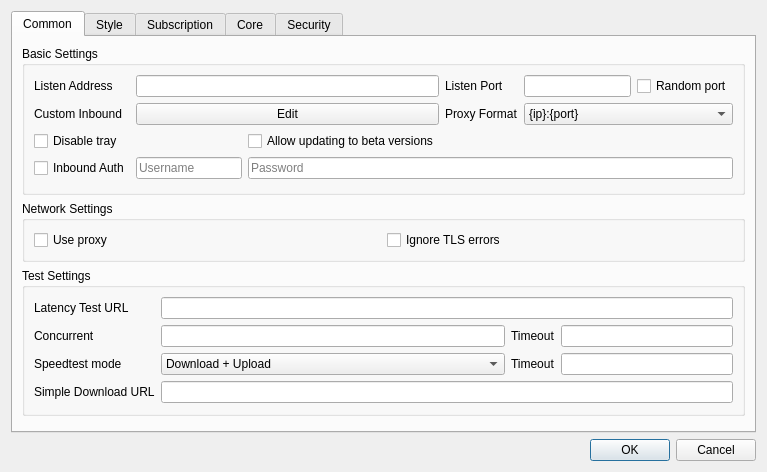
<?xml version="1.0" encoding="UTF-8"?>
<ui version="4.0">
 <class>DialogBasicSettings</class>
 <widget class="QDialog" name="DialogBasicSettings">
  <property name="geometry">
   <rect>
    <x>0</x>
    <y>0</y>
    <width>767</width>
    <height>472</height>
   </rect>
  </property>
  <property name="sizePolicy">
   <sizepolicy hsizetype="Preferred" vsizetype="Preferred">
    <horstretch>0</horstretch>
    <verstretch>0</verstretch>
   </sizepolicy>
  </property>
  <property name="windowTitle">
   <string>Basic Settings</string>
  </property>
  <layout class="QGridLayout" name="gridLayout">
   <item row="0" column="3">
    <widget class="QTabWidget" name="tabWidget">
     <property name="minimumSize">
      <size>
       <width>0</width>
       <height>414</height>
      </size>
     </property>
     <property name="currentIndex">
      <number>0</number>
     </property>
     <widget class="QWidget" name="tab_1">
      <attribute name="title">
       <string>Common</string>
      </attribute>
      <layout class="QVBoxLayout" name="verticalLayout_2">
       <item>
        <widget class="QGroupBox" name="groupBox_5">
         <property name="title">
          <string>Basic Settings</string>
         </property>
         <layout class="QGridLayout" name="gridLayout_9">
          <item row="2" column="2">
           <widget class="QCheckBox" name="allow_beta">
            <property name="text">
             <string>Allow updating to beta versions</string>
            </property>
           </widget>
          </item>
          <item row="1" column="0">
           <widget class="QLabel" name="label_11">
            <property name="text">
             <string>Custom Inbound</string>
            </property>
           </widget>
          </item>
          <item row="0" column="4">
           <widget class="QLineEdit" name="inbound_socks_port">
            <property name="sizePolicy">
             <sizepolicy hsizetype="Preferred" vsizetype="Fixed">
              <horstretch>0</horstretch>
              <verstretch>0</verstretch>
             </sizepolicy>
            </property>
           </widget>
          </item>
          <item row="0" column="3">
           <widget class="QLabel" name="inbound_socks_port_l">
            <property name="toolTip">
             <string>&lt;html&gt;&lt;head/&gt;&lt;body&gt;&lt;p&gt;Socks
                                                                + HTTP Proxy&lt;/p&gt;&lt;/body&gt;&lt;/html&gt;
                                                            </string>
            </property>
            <property name="text">
             <string>Listen Port</string>
            </property>
           </widget>
          </item>
          <item row="1" column="1" colspan="2">
           <widget class="QPushButton" name="custom_inbound_edit">
            <property name="text">
             <string>Edit</string>
            </property>
           </widget>
          </item>
          <item row="2" column="0">
           <widget class="QCheckBox" name="disable_tray">
            <property name="sizePolicy">
             <sizepolicy hsizetype="Preferred" vsizetype="Fixed">
              <horstretch>0</horstretch>
              <verstretch>0</verstretch>
             </sizepolicy>
            </property>
            <property name="toolTip">
             <string>Prevents the app from minimizing to the tray when the window is closed. The app will exit instead</string>
            </property>
            <property name="text">
             <string>Disable tray</string>
            </property>
           </widget>
          </item>
          <item row="0" column="1" colspan="2">
           <widget class="QLineEdit" name="inbound_address"/>
          </item>
          <item row="0" column="5">
           <widget class="QCheckBox" name="random_listen_port">
            <property name="toolTip">
             <string>&lt;html&gt;&lt;head/&gt;&lt;body&gt;&lt;p&gt;Selects a random available port on every run&lt;/p&gt;&lt;/body&gt;&lt;/html&gt;</string>
            </property>
            <property name="text">
             <string>Random port</string>
            </property>
           </widget>
          </item>
          <item row="0" column="0">
           <widget class="QLabel" name="label">
            <property name="text">
             <string>Listen Address</string>
            </property>
           </widget>
          </item>
          <item row="1" column="3">
           <widget class="QLabel" name="proxy_scheme_l">
            <property name="text">
             <string>Proxy Format</string>
            </property>
           </widget>
          </item>
          <item row="1" column="4" colspan="2">
           <widget class="QComboBox" name="proxy_scheme">
            <item>
             <property name="text">
              <string notr="true">{ip}:{port}</string>
             </property>
            </item>
            <item>
             <property name="text">
              <string notr="true">http://{ip}:{port}</string>
             </property>
            </item>
            <item>
             <property name="text">
              <string notr="true">socks={ip}:{port}</string>
             </property>
            </item>
           </widget>
          </item>
          <item row="3" column="0">
           <widget class="QCheckBox" name="inbound_auth">
            <property name="toolTip">
             <string>Require username/password for inbound connections. Protects against unauthorized access when listening on LAN.</string>
            </property>
            <property name="text">
             <string>Inbound Auth</string>
            </property>
           </widget>
          </item>
          <item row="3" column="1">
           <widget class="QLineEdit" name="inbound_username">
            <property name="placeholderText">
             <string>Username</string>
            </property>
           </widget>
          </item>
          <item row="3" column="2" colspan="4">
           <widget class="QLineEdit" name="inbound_password">
            <property name="placeholderText">
             <string>Password</string>
            </property>
            <property name="echoMode">
             <enum>QLineEdit::Password</enum>
            </property>
           </widget>
          </item>
         </layout>
        </widget>
       </item>
       <item>
        <widget class="QGroupBox" name="groupBox_3">
         <property name="sizePolicy">
          <sizepolicy hsizetype="Preferred" vsizetype="Maximum">
           <horstretch>0</horstretch>
           <verstretch>0</verstretch>
          </sizepolicy>
         </property>
         <property name="title">
          <string>Network Settings</string>
         </property>
         <layout class="QHBoxLayout" name="horizontalLayout_11">
          <item>
           <widget class="QCheckBox" name="net_use_proxy">
            <property name="text">
             <string>Use proxy</string>
            </property>
           </widget>
          </item>
          <item>
           <widget class="QCheckBox" name="net_insecure">
            <property name="text">
             <string>Ignore TLS errors</string>
            </property>
           </widget>
          </item>
         </layout>
        </widget>
       </item>
       <item>
        <widget class="QGroupBox" name="groupBox1">
         <property name="title">
          <string>Test Settings</string>
         </property>
         <layout class="QGridLayout" name="gridLayout_3" columnstretch="0,2,0,1">
          <item row="1" column="1">
           <widget class="QLineEdit" name="test_concurrent"/>
          </item>
          <item row="3" column="0">
           <widget class="QLabel" name="label_16">
            <property name="text">
             <string>Simple Download URL</string>
            </property>
           </widget>
          </item>
          <item row="2" column="1">
           <widget class="QComboBox" name="speedtest_mode">
            <item>
             <property name="text">
              <string>Download + Upload</string>
             </property>
            </item>
            <item>
             <property name="text">
              <string>Only Download</string>
             </property>
            </item>
            <item>
             <property name="text">
              <string>Only Upload</string>
             </property>
            </item>
            <item>
             <property name="text">
              <string>Simple Download</string>
             </property>
            </item>
            <item>
             <property name="text">
              <string>Only Country</string>
             </property>
            </item>
           </widget>
          </item>
          <item row="0" column="0">
           <widget class="QLabel" name="label_13">
            <property name="text">
             <string>Latency Test URL</string>
            </property>
           </widget>
          </item>
          <item row="2" column="0">
           <widget class="QLabel" name="label_12">
            <property name="text">
             <string>Speedtest mode</string>
            </property>
           </widget>
          </item>
          <item row="1" column="0">
           <widget class="QLabel" name="label_14">
            <property name="text">
             <string>Concurrent</string>
            </property>
           </widget>
          </item>
          <item row="2" column="2">
           <widget class="QLabel" name="label_19">
            <property name="toolTip">
             <string>&lt;html&gt;&lt;head/&gt;&lt;body&gt;&lt;p&gt;timeout in milliseconds&lt;br/&gt;applies to all tests individually&lt;/p&gt;&lt;/body&gt;&lt;/html&gt;</string>
            </property>
            <property name="text">
             <string>Timeout</string>
            </property>
           </widget>
          </item>
          <item row="1" column="3">
           <widget class="QLineEdit" name="url_timeout"/>
          </item>
          <item row="1" column="2">
           <widget class="QLabel" name="label_22">
            <property name="toolTip">
             <string>&lt;html&gt;&lt;head/&gt;&lt;body&gt;&lt;p&gt;Timeout for URLtest in ms&lt;br/&gt;Note that muxed connections take a much longer time for their initial request, and setting this value too low will cause the test to falsely report that the config is not working&lt;/p&gt;&lt;/body&gt;&lt;/html&gt;</string>
            </property>
            <property name="text">
             <string>Timeout</string>
            </property>
           </widget>
          </item>
          <item row="2" column="3">
           <widget class="QLineEdit" name="test_timeout"/>
          </item>
          <item row="0" column="1" colspan="3">
           <widget class="QLineEdit" name="test_latency_url"/>
          </item>
          <item row="3" column="1" colspan="3">
           <widget class="QLineEdit" name="simple_down_url"/>
          </item>
         </layout>
        </widget>
       </item>
       <item>
        <widget class="QWidget" name="horizontalWidget_1" native="true">
         <property name="sizePolicy">
          <sizepolicy hsizetype="Preferred" vsizetype="Maximum">
           <horstretch>0</horstretch>
           <verstretch>0</verstretch>
          </sizepolicy>
         </property>
         <layout class="QHBoxLayout" name="horizontalLayout_2">
          <property name="leftMargin">
           <number>0</number>
          </property>
          <property name="topMargin">
           <number>0</number>
          </property>
          <property name="rightMargin">
           <number>0</number>
          </property>
          <property name="bottomMargin">
           <number>0</number>
          </property>
         </layout>
        </widget>
       </item>
      </layout>
     </widget>
     <widget class="QWidget" name="tab_2">
      <attribute name="title">
       <string>Style</string>
      </attribute>
      <layout class="QGridLayout" name="gridLayout_5">
       <item row="2" column="0">
        <layout class="QHBoxLayout" name="style_h_2">
         <item>
          <widget class="QGroupBox" name="traffic_statistics_box">
           <layout class="QGridLayout" name="gridLayout_8">
            <item row="0" column="0">
             <widget class="QLabel" name="label_2">
              <property name="text">
               <string>Font</string>
              </property>
             </widget>
            </item>
            <item row="0" column="1">
             <widget class="QFontComboBox" name="font"/>
            </item>
            <item row="1" column="0">
             <widget class="QLabel" name="label_5">
              <property name="text">
               <string>Font Size</string>
              </property>
             </widget>
            </item>
            <item row="1" column="1">
             <widget class="QComboBox" name="font_size"/>
            </item>
           </layout>
          </widget>
         </item>
         <item>
          <widget class="QGroupBox" name="connection_statistics_box">
           <layout class="QHBoxLayout" name="horizontalLayout_15">
            <item>
             <widget class="QLabel" name="label_9">
              <property name="text">
               <string>Connection statistics</string>
              </property>
             </widget>
            </item>
            <item>
             <widget class="QCheckBox" name="connection_statistics">
              <property name="text">
               <string>Enable</string>
              </property>
             </widget>
            </item>
           </layout>
          </widget>
         </item>
        </layout>
       </item>
       <item row="3" column="0">
        <layout class="QHBoxLayout" name="style_h_3">
         <item>
          <widget class="QGroupBox" name="horizontalGroupBox_5">
           <layout class="QVBoxLayout" name="verticalLayout_5">
            <item>
             <widget class="QCheckBox" name="start_minimal">
              <property name="sizePolicy">
               <sizepolicy hsizetype="Preferred" vsizetype="Fixed">
                <horstretch>0</horstretch>
                <verstretch>0</verstretch>
               </sizepolicy>
              </property>
              <property name="text">
               <string>Hide dashboard at startup</string>
              </property>
             </widget>
            </item>
            <item>
             <widget class="QCheckBox" name="show_sys_dns">
              <property name="text">
               <string>Show System DNS option</string>
              </property>
             </widget>
            </item>
           </layout>
          </widget>
         </item>
         <item>
          <widget class="QGroupBox" name="groupBox_2">
           <layout class="QHBoxLayout" name="horizontalLayout_23">
            <item>
             <widget class="QLabel" name="label_17">
              <property name="text">
               <string>Max log lines</string>
              </property>
             </widget>
            </item>
            <item>
             <widget class="QLineEdit" name="max_log_line">
              <property name="sizePolicy">
               <sizepolicy hsizetype="Ignored" vsizetype="Fixed">
                <horstretch>0</horstretch>
                <verstretch>0</verstretch>
               </sizepolicy>
              </property>
             </widget>
            </item>
           </layout>
          </widget>
         </item>
        </layout>
       </item>
       <item row="0" column="0">
        <layout class="QHBoxLayout" name="style_h_1">
         <item>
          <widget class="QGroupBox" name="groupBox">
           <layout class="QGridLayout" name="gridLayout_10">
            <item row="0" column="0">
             <widget class="QLabel" name="label_8">
              <property name="sizePolicy">
               <sizepolicy hsizetype="Maximum" vsizetype="Maximum">
                <horstretch>0</horstretch>
                <verstretch>0</verstretch>
               </sizepolicy>
              </property>
              <property name="text">
               <string>Theme</string>
              </property>
             </widget>
            </item>
            <item row="0" column="1">
             <widget class="QComboBox" name="theme">
              <item>
               <property name="text">
                <string notr="true">System</string>
               </property>
              </item>
             </widget>
            </item>
            <item row="1" column="1">
             <widget class="QPushButton" name="select_custom_icon">
              <property name="text">
               <string>Select</string>
              </property>
             </widget>
            </item>
            <item row="1" column="0">
             <widget class="QCheckBox" name="enable_custom_icon">
              <property name="text">
               <string>Enable Custom Icons</string>
              </property>
             </widget>
            </item>
           </layout>
          </widget>
         </item>
         <item>
          <widget class="QGroupBox" name="groupBox2">
           <layout class="QGridLayout" name="gridLayout_4">
            <item row="0" column="2">
             <widget class="QComboBox" name="language">
              <item>
               <property name="text">
                <string notr="true">System</string>
               </property>
              </item>
              <item>
               <property name="text">
                <string notr="true">English</string>
               </property>
              </item>
              <item>
               <property name="text">
                <string notr="true">简体中文</string>
               </property>
              </item>
              <item>
               <property name="text">
                <string notr="true">فارسی</string>
               </property>
              </item>
              <item>
               <property name="text">
                <string notr="true">Русский</string>
               </property>
              </item>
             </widget>
            </item>
            <item row="0" column="0">
             <widget class="QLabel" name="label_15">
              <property name="sizePolicy">
               <sizepolicy hsizetype="Maximum" vsizetype="Maximum">
                <horstretch>0</horstretch>
                <verstretch>0</verstretch>
               </sizepolicy>
              </property>
              <property name="text">
               <string>Language</string>
              </property>
             </widget>
            </item>
           </layout>
          </widget>
         </item>
        </layout>
       </item>
      </layout>
     </widget>
     <widget class="QWidget" name="tab_3">
      <attribute name="title">
       <string>Subscription</string>
      </attribute>
      <layout class="QGridLayout" name="gridLayout_7">
       <item row="0" column="1">
        <layout class="QHBoxLayout" name="horizontalLayout_5">
         <item>
          <widget class="QCheckBox" name="sub_auto_update_enable">
           <property name="sizePolicy">
            <sizepolicy hsizetype="Minimum" vsizetype="Fixed">
             <horstretch>0</horstretch>
             <verstretch>0</verstretch>
            </sizepolicy>
           </property>
           <property name="text">
            <string>Enable</string>
           </property>
          </widget>
         </item>
         <item>
          <widget class="QLabel" name="label_21">
           <property name="text">
            <string>Interval (minute, invalid if less than 30)</string>
           </property>
          </widget>
         </item>
         <item>
          <widget class="QLineEdit" name="sub_auto_update">
           <property name="sizePolicy">
            <sizepolicy hsizetype="Preferred" vsizetype="Fixed">
             <horstretch>0</horstretch>
             <verstretch>0</verstretch>
            </sizepolicy>
           </property>
          </widget>
         </item>
        </layout>
       </item>
       <item row="1" column="1">
        <widget class="MyLineEdit" name="user_agent"/>
       </item>
       <item row="2" column="0" colspan="2">
        <widget class="QCheckBox" name="sub_clear">
         <property name="text">
          <string>Clear servers before updating subscription</string>
         </property>
        </widget>
       </item>
       <item row="3" column="0" colspan="2">
        <widget class="QCheckBox" name="sub_send_hwid">
         <property name="toolTip">
          <string>&lt;html&gt;&lt;head/&gt;&lt;body&gt;&lt;p&gt;HWID=%1&lt;/p&gt;&lt;p&gt;OS=%2&lt;/p&gt;&lt;p&gt;OS Version=%3&lt;/p&gt;&lt;p&gt;Model=%4&lt;/p&gt;&lt;/body&gt;&lt;/html&gt;</string>
         </property>
         <property name="text">
          <string>Enable sending HWID, device model, and OS version when updating subscription</string>
         </property>
        </widget>
       </item>
       <item row="4" column="0">
        <widget class="QLabel" name="label_custom_hwid_params">
         <property name="toolTip">
          <string>&lt;html&gt;&lt;head/&gt;&lt;body&gt;&lt;p&gt;Format: hwid=value,os=value,osVersion=value,model=value&lt;/p&gt;&lt;p&gt;Leave empty to use default values. Only specify the parameters you want to override.&lt;/p&gt;&lt;/body&gt;&lt;/html&gt;</string>
         </property>
         <property name="text">
          <string>Custom System Parameters (optional)</string>
         </property>
        </widget>
       </item>
       <item row="4" column="1">
        <widget class="QLineEdit" name="sub_custom_hwid_params">
         <property name="placeholderText">
          <string>hwid=custom_value,os=custom_os,osVersion=custom_version,model=custom_model</string>
         </property>
        </widget>
       </item>
       <item row="0" column="0">
        <widget class="QLabel" name="label_20">
         <property name="sizePolicy">
          <sizepolicy hsizetype="Preferred" vsizetype="Maximum">
           <horstretch>0</horstretch>
           <verstretch>0</verstretch>
          </sizepolicy>
         </property>
         <property name="text">
          <string>Automatic update</string>
         </property>
        </widget>
       </item>
       <item row="1" column="0">
        <widget class="QLabel" name="label_4">
         <property name="text">
          <string>User Agent</string>
         </property>
        </widget>
       </item>
      </layout>
     </widget>
     <widget class="QWidget" name="tab_4">
      <attribute name="title">
       <string>Core</string>
      </attribute>
      <layout class="QVBoxLayout" name="verticalLayout">
       <item>
        <widget class="QGroupBox" name="groupBox_core">
         <property name="sizePolicy">
          <sizepolicy hsizetype="Preferred" vsizetype="Maximum">
           <horstretch>0</horstretch>
           <verstretch>0</verstretch>
          </sizepolicy>
         </property>
         <property name="title">
          <string notr="true">Sing-box</string>
         </property>
         <layout class="QVBoxLayout" name="verticalLayout_3">
          <item>
           <widget class="QWidget" name="assest_group" native="true">
            <layout class="QGridLayout" name="gridLayout_2">
             <item row="0" column="1">
              <layout class="QHBoxLayout" name="horizontalLayout_20">
               <item>
                <widget class="QComboBox" name="log_level">
                 <property name="sizePolicy">
                  <sizepolicy hsizetype="Maximum" vsizetype="Fixed">
                   <horstretch>0</horstretch>
                   <verstretch>0</verstretch>
                  </sizepolicy>
                 </property>
                </widget>
               </item>
               <item>
                <widget class="QCheckBox" name="disable_stats">
                 <property name="minimumSize">
                  <size>
                   <width>411</width>
                   <height>0</height>
                  </size>
                 </property>
                 <property name="toolTip">
                  <string>&lt;html&gt;&lt;head/&gt;&lt;body&gt;&lt;p&gt;Might
                                                                            Improve Ping and Performance&lt;/p&gt;&lt;/body&gt;&lt;/html&gt;
                                                                        </string>
                 </property>
                 <property name="text">
                  <string>Disable Traffic Stats</string>
                 </property>
                </widget>
               </item>
              </layout>
             </item>
             <item row="1" column="0">
              <widget class="QLabel" name="label_6">
               <property name="text">
                <string>Multiplex (mux)</string>
               </property>
              </widget>
             </item>
             <item row="0" column="0">
              <widget class="QLabel" name="label_3">
               <property name="text">
                <string notr="true">Loglevel</string>
               </property>
              </widget>
             </item>
             <item row="1" column="1">
              <layout class="QHBoxLayout" name="horizontalLayout">
               <item>
                <widget class="QComboBox" name="mux_protocol"/>
               </item>
               <item>
                <widget class="QLabel" name="label_7">
                 <property name="text">
                  <string>concurrency</string>
                 </property>
                </widget>
               </item>
               <item>
                <widget class="QLineEdit" name="mux_concurrency"/>
               </item>
               <item>
                <widget class="QCheckBox" name="mux_padding">
                 <property name="text">
                  <string notr="true">Padding</string>
                 </property>
                </widget>
               </item>
               <item>
                <widget class="QCheckBox" name="mux_default_on">
                 <property name="text">
                  <string>Default On</string>
                 </property>
                </widget>
               </item>
              </layout>
             </item>
            </layout>
           </widget>
          </item>
          <item>
           <widget class="QPushButton" name="core_settings">
            <property name="text">
             <string>Core Options</string>
            </property>
           </widget>
          </item>
          <item>
           <widget class="QGroupBox" name="ntp_box">
            <property name="toolTip">
             <string>&lt;html&gt;&lt;head/&gt;&lt;body&gt;&lt;p&gt;Settings for the
                                            sing-box's built-in NTP client&lt;/p&gt;&lt;/body&gt;&lt;/html&gt;
                                        </string>
            </property>
            <property name="title">
             <string>NTP Settings</string>
            </property>
            <layout class="QGridLayout" name="gridLayout_6">
             <item row="0" column="0">
              <widget class="QCheckBox" name="ntp_enable">
               <property name="text">
                <string>Enable</string>
               </property>
              </widget>
             </item>
             <item row="1" column="0">
              <layout class="QHBoxLayout" name="horizontalLayout_22">
               <item>
                <widget class="QLabel" name="ntp_server_l">
                 <property name="text">
                  <string>server</string>
                 </property>
                </widget>
               </item>
               <item>
                <widget class="QLineEdit" name="ntp_server"/>
               </item>
               <item>
                <widget class="QLabel" name="ntp_port_l">
                 <property name="text">
                  <string>Port</string>
                 </property>
                </widget>
               </item>
               <item>
                <widget class="QLineEdit" name="ntp_port">
                 <property name="maximumSize">
                  <size>
                   <width>162</width>
                   <height>16777215</height>
                  </size>
                 </property>
                </widget>
               </item>
               <item>
                <widget class="QLabel" name="ntp_interval_l">
                 <property name="text">
                  <string>sync interval</string>
                 </property>
                </widget>
               </item>
               <item>
                <widget class="QComboBox" name="ntp_interval">
                 <property name="toolTip">
                  <string>&lt;html&gt;&lt;head/&gt;&lt;body&gt;&lt;p&gt;In
                                                                minutes&lt;/p&gt;&lt;/body&gt;&lt;/html&gt;
                                                            </string>
                 </property>
                 <item>
                  <property name="text">
                   <string>5m</string>
                  </property>
                 </item>
                 <item>
                  <property name="text">
                   <string>10m</string>
                  </property>
                 </item>
                 <item>
                  <property name="text">
                   <string>30m</string>
                  </property>
                 </item>
                </widget>
               </item>
              </layout>
             </item>
            </layout>
           </widget>
          </item>
         </layout>
        </widget>
       </item>
       <item>
        <widget class="QGroupBox" name="xray_core_box">
         <property name="title">
          <string>Xray Core</string>
         </property>
         <layout class="QFormLayout" name="formLayout">
          <item row="0" column="0">
           <widget class="QLabel" name="label_10">
            <property name="text">
             <string>Loglevel</string>
            </property>
           </widget>
          </item>
          <item row="0" column="1">
           <widget class="QComboBox" name="xray_loglevel"/>
          </item>
          <item row="1" column="0">
           <widget class="QLabel" name="label_23">
            <property name="text">
             <string>Mux Concurrency</string>
            </property>
           </widget>
          </item>
          <item row="1" column="1">
           <widget class="QWidget" name="widget" native="true">
            <layout class="QHBoxLayout" name="horizontalLayout_3">
             <property name="leftMargin">
              <number>0</number>
             </property>
             <property name="topMargin">
              <number>0</number>
             </property>
             <property name="rightMargin">
              <number>0</number>
             </property>
             <property name="bottomMargin">
              <number>0</number>
             </property>
             <item>
              <widget class="QLineEdit" name="xray_mux_concurrency"/>
             </item>
             <item>
              <widget class="QCheckBox" name="xray_default_mux">
               <property name="text">
                <string>Default Mux On</string>
               </property>
              </widget>
             </item>
            </layout>
           </widget>
          </item>
         </layout>
        </widget>
       </item>
      </layout>
     </widget>
     <widget class="QWidget" name="tab_5">
      <attribute name="title">
       <string>Security</string>
      </attribute>
      <layout class="QVBoxLayout" name="verticalLayout_4">
       <item>
        <widget class="QCheckBox" name="disable_priv_req">
         <property name="text">
          <string>Disable Privilege request</string>
         </property>
        </widget>
       </item>
       <item>
        <widget class="QCheckBox" name="mozilla_cert">
         <property name="text">
          <string>Use Mozilla Certificate Store</string>
         </property>
        </widget>
       </item>
       <item>
        <widget class="QCheckBox" name="skip_cert">
         <property name="text">
          <string>Skip TLS certificate authentication by default (allowInsecure)</string>
         </property>
        </widget>
       </item>
       <item>
        <widget class="QGroupBox" name="horizontalGroupBox2">
         <property name="sizePolicy">
          <sizepolicy hsizetype="Preferred" vsizetype="Maximum">
           <horstretch>0</horstretch>
           <verstretch>0</verstretch>
          </sizepolicy>
         </property>
         <layout class="QHBoxLayout" name="horizontalLayout_26">
          <item>
           <widget class="QLabel" name="label_18">
            <property name="text">
             <string>Default uTLS Fingerprint</string>
            </property>
           </widget>
          </item>
          <item>
           <widget class="QComboBox" name="utlsFingerprint">
            <property name="editable">
             <bool>true</bool>
            </property>
           </widget>
          </item>
         </layout>
        </widget>
       </item>
       <item>
        <widget class="QCheckBox" name="windows_no_admin">
         <property name="toolTip">
          <string>&lt;html&gt;&lt;head/&gt;&lt;body&gt;&lt;p&gt;Do not attempt to start as Admin unless explicitly requested&lt;/p&gt;&lt;/body&gt;&lt;/html&gt;</string>
         </property>
         <property name="text">
          <string>Always Start as Standard User</string>
         </property>
        </widget>
       </item>
      </layout>
     </widget>
    </widget>
   </item>
   <item row="9" column="3">
    <widget class="QDialogButtonBox" name="buttonBox">
     <property name="orientation">
      <enum>Qt::Orientation::Horizontal</enum>
     </property>
     <property name="standardButtons">
      <set>QDialogButtonBox::StandardButton::Cancel|QDialogButtonBox::StandardButton::Ok</set>
     </property>
    </widget>
   </item>
  </layout>
 </widget>
 <customwidgets>
  <customwidget>
   <class>MyLineEdit</class>
   <extends>QLineEdit</extends>
   <header>include/ui/utils/MyLineEdit.h</header>
  </customwidget>
 </customwidgets>
 <resources/>
 <connections>
  <connection>
   <sender>buttonBox</sender>
   <signal>accepted()</signal>
   <receiver>DialogBasicSettings</receiver>
   <slot>accept()</slot>
   <hints>
    <hint type="sourcelabel">
     <x>248</x>
     <y>254</y>
    </hint>
    <hint type="destinationlabel">
     <x>157</x>
     <y>274</y>
    </hint>
   </hints>
  </connection>
  <connection>
   <sender>buttonBox</sender>
   <signal>rejected()</signal>
   <receiver>DialogBasicSettings</receiver>
   <slot>reject()</slot>
   <hints>
    <hint type="sourcelabel">
     <x>316</x>
     <y>260</y>
    </hint>
    <hint type="destinationlabel">
     <x>286</x>
     <y>274</y>
    </hint>
   </hints>
  </connection>
 </connections>
</ui>
